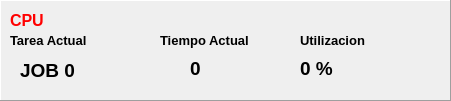
   <widget class="QFrame" name="frame_cpu">
    <property name="geometry">
     <rect>
      <x>10</x>
      <y>240</y>
      <width>451</width>
      <height>101</height>
     </rect>
    </property>
    <property name="frameShape">
     <enum>QFrame::Panel</enum>
    </property>
    <property name="frameShadow">
     <enum>QFrame::Raised</enum>
    </property>
    <widget class="QLabel" name="label_3">
     <property name="geometry">
      <rect>
       <x>10</x>
       <y>10</y>
       <width>91</width>
       <height>21</height>
      </rect>
     </property>
     <property name="palette">
      <palette>
       <active>
        <colorrole role="WindowText">
         <brush brushstyle="SolidPattern">
          <color alpha="255">
           <red>255</red>
           <green>0</green>
           <blue>0</blue>
          </color>
         </brush>
        </colorrole>
       </active>
       <inactive>
        <colorrole role="WindowText">
         <brush brushstyle="SolidPattern">
          <color alpha="255">
           <red>255</red>
           <green>0</green>
           <blue>0</blue>
          </color>
         </brush>
        </colorrole>
       </inactive>
       <disabled>
        <colorrole role="WindowText">
         <brush brushstyle="SolidPattern">
          <color alpha="127">
           <red>255</red>
           <green>255</green>
           <blue>255</blue>
          </color>
         </brush>
        </colorrole>
       </disabled>
      </palette>
     </property>
     <property name="font">
      <font>
       <family>Ubuntu</family>
       <pointsize>12</pointsize>
       <weight>75</weight>
       <bold>true</bold>
      </font>
     </property>
     <property name="text">
      <string>CPU</string>
     </property>
    </widget>
    <widget class="QLabel" name="label_11">
     <property name="geometry">
      <rect>
       <x>10</x>
       <y>30</y>
       <width>81</width>
       <height>21</height>
      </rect>
     </property>
     <property name="palette">
      <palette>
       <active>
        <colorrole role="WindowText">
         <brush brushstyle="SolidPattern">
          <color alpha="255">
           <red>0</red>
           <green>0</green>
           <blue>0</blue>
          </color>
         </brush>
        </colorrole>
       </active>
       <inactive>
        <colorrole role="WindowText">
         <brush brushstyle="SolidPattern">
          <color alpha="255">
           <red>0</red>
           <green>0</green>
           <blue>0</blue>
          </color>
         </brush>
        </colorrole>
       </inactive>
       <disabled>
        <colorrole role="WindowText">
         <brush brushstyle="SolidPattern">
          <color alpha="127">
           <red>255</red>
           <green>255</green>
           <blue>255</blue>
          </color>
         </brush>
        </colorrole>
       </disabled>
      </palette>
     </property>
     <property name="font">
      <font>
       <family>Ubuntu</family>
       <pointsize>10</pointsize>
       <weight>75</weight>
       <italic>false</italic>
       <bold>true</bold>
      </font>
     </property>
     <property name="text">
      <string>Tarea Actual</string>
     </property>
    </widget>
    <widget class="QLabel" name="label_12">
     <property name="geometry">
      <rect>
       <x>160</x>
       <y>30</y>
       <width>101</width>
       <height>21</height>
      </rect>
     </property>
     <property name="palette">
      <palette>
       <active>
        <colorrole role="WindowText">
         <brush brushstyle="SolidPattern">
          <color alpha="255">
           <red>0</red>
           <green>0</green>
           <blue>0</blue>
          </color>
         </brush>
        </colorrole>
       </active>
       <inactive>
        <colorrole role="WindowText">
         <brush brushstyle="SolidPattern">
          <color alpha="255">
           <red>0</red>
           <green>0</green>
           <blue>0</blue>
          </color>
         </brush>
        </colorrole>
       </inactive>
       <disabled>
        <colorrole role="WindowText">
         <brush brushstyle="SolidPattern">
          <color alpha="127">
           <red>255</red>
           <green>255</green>
           <blue>255</blue>
          </color>
         </brush>
        </colorrole>
       </disabled>
      </palette>
     </property>
     <property name="font">
      <font>
       <family>Ubuntu</family>
       <pointsize>10</pointsize>
       <weight>75</weight>
       <italic>false</italic>
       <bold>true</bold>
      </font>
     </property>
     <property name="text">
      <string>Tiempo Actual</string>
     </property>
    </widget>
    <widget class="QLabel" name="label_13">
     <property name="geometry">
      <rect>
       <x>300</x>
       <y>30</y>
       <width>81</width>
       <height>21</height>
      </rect>
     </property>
     <property name="palette">
      <palette>
       <active>
        <colorrole role="WindowText">
         <brush brushstyle="SolidPattern">
          <color alpha="255">
           <red>0</red>
           <green>0</green>
           <blue>0</blue>
          </color>
         </brush>
        </colorrole>
       </active>
       <inactive>
        <colorrole role="WindowText">
         <brush brushstyle="SolidPattern">
          <color alpha="255">
           <red>0</red>
           <green>0</green>
           <blue>0</blue>
          </color>
         </brush>
        </colorrole>
       </inactive>
       <disabled>
        <colorrole role="WindowText">
         <brush brushstyle="SolidPattern">
          <color alpha="127">
           <red>255</red>
           <green>255</green>
           <blue>255</blue>
          </color>
         </brush>
        </colorrole>
       </disabled>
      </palette>
     </property>
     <property name="font">
      <font>
       <family>Ubuntu</family>
       <pointsize>10</pointsize>
       <weight>75</weight>
       <italic>false</italic>
       <bold>true</bold>
      </font>
     </property>
     <property name="text">
      <string>Utilizacion</string>
     </property>
    </widget>
    <widget class="QLabel" name="label_19">
     <property name="geometry">
      <rect>
       <x>20</x>
       <y>60</y>
       <width>81</width>
       <height>21</height>
      </rect>
     </property>
     <property name="palette">
      <palette>
       <active>
        <colorrole role="WindowText">
         <brush brushstyle="SolidPattern">
          <color alpha="255">
           <red>0</red>
           <green>0</green>
           <blue>0</blue>
          </color>
         </brush>
        </colorrole>
       </active>
       <inactive>
        <colorrole role="WindowText">
         <brush brushstyle="SolidPattern">
          <color alpha="255">
           <red>0</red>
           <green>0</green>
           <blue>0</blue>
          </color>
         </brush>
        </colorrole>
       </inactive>
       <disabled>
        <colorrole role="WindowText">
         <brush brushstyle="SolidPattern">
          <color alpha="127">
           <red>255</red>
           <green>255</green>
           <blue>255</blue>
          </color>
         </brush>
        </colorrole>
       </disabled>
      </palette>
     </property>
     <property name="font">
      <font>
       <family>Ubuntu</family>
       <pointsize>14</pointsize>
       <weight>75</weight>
       <italic>false</italic>
       <bold>true</bold>
      </font>
     </property>
     <property name="text">
      <string>JOB 0</string>
     </property>
    </widget>
    <widget class="QLabel" name="label_20">
     <property name="geometry">
      <rect>
       <x>190</x>
       <y>60</y>
       <width>81</width>
       <height>16</height>
      </rect>
     </property>
     <property name="palette">
      <palette>
       <active>
        <colorrole role="WindowText">
         <brush brushstyle="SolidPattern">
          <color alpha="255">
           <red>0</red>
           <green>0</green>
           <blue>0</blue>
          </color>
         </brush>
        </colorrole>
       </active>
       <inactive>
        <colorrole role="WindowText">
         <brush brushstyle="SolidPattern">
          <color alpha="255">
           <red>0</red>
           <green>0</green>
           <blue>0</blue>
          </color>
         </brush>
        </colorrole>
       </inactive>
       <disabled>
        <colorrole role="WindowText">
         <brush brushstyle="SolidPattern">
          <color alpha="127">
           <red>255</red>
           <green>255</green>
           <blue>255</blue>
          </color>
         </brush>
        </colorrole>
       </disabled>
      </palette>
     </property>
     <property name="font">
      <font>
       <family>Ubuntu</family>
       <pointsize>14</pointsize>
       <weight>75</weight>
       <italic>false</italic>
       <bold>true</bold>
      </font>
     </property>
     <property name="text">
      <string>0</string>
     </property>
    </widget>
    <widget class="QLabel" name="label_21">
     <property name="geometry">
      <rect>
       <x>300</x>
       <y>60</y>
       <width>81</width>
       <height>16</height>
      </rect>
     </property>
     <property name="palette">
      <palette>
       <active>
        <colorrole role="WindowText">
         <brush brushstyle="SolidPattern">
          <color alpha="255">
           <red>0</red>
           <green>0</green>
           <blue>0</blue>
          </color>
         </brush>
        </colorrole>
       </active>
       <inactive>
        <colorrole role="WindowText">
         <brush brushstyle="SolidPattern">
          <color alpha="255">
           <red>0</red>
           <green>0</green>
           <blue>0</blue>
          </color>
         </brush>
        </colorrole>
       </inactive>
       <disabled>
        <colorrole role="WindowText">
         <brush brushstyle="SolidPattern">
          <color alpha="127">
           <red>255</red>
           <green>255</green>
           <blue>255</blue>
          </color>
         </brush>
        </colorrole>
       </disabled>
      </palette>
     </property>
     <property name="font">
      <font>
       <family>Ubuntu</family>
       <pointsize>14</pointsize>
       <weight>75</weight>
       <italic>false</italic>
       <bold>true</bold>
      </font>
     </property>
     <property name="text">
      <string>0 %</string>
     </property>
    </widget>
   </widget>
